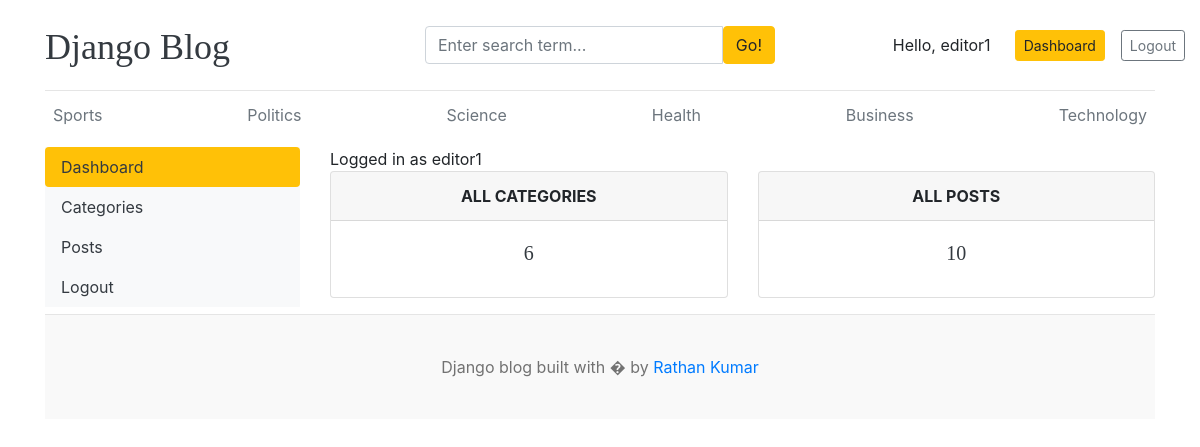
/dashboard/ (signed in), run on the app's committed database.
### blogs/models.py (models this page shows, shortened)
class Category(models.Model):
    category_name = models.CharField(max_length=50, unique=True)
    created_at = models.DateTimeField(auto_now_add=True)
    updated_at = models.DateTimeField(auto_now=True)
    class Meta:
        verbose_name_plural = "categories"

### dashboards/views.py (the view)
# urls.py: path('dashboard/', include('dashboards.urls')),
@login_required(login_url='login')
def dashboard(request):
    category_count = Category.objects.all().count()
    print(category_count)
    blogs_count = Blog.objects.all().count()
    context = {
        'category_count': category_count,
        'blogs_count': blogs_count,
    }
    return render(request, 'dashboard/dashboard.html', context)

### blogs/context_processors.py (called while the page is built)
def get_categories(request):
    categories = Category.objects.all()
    return dict(categories=categories)

def get_social_links(request):
    social_links = SocialLink.objects.all()
    return dict(social_links=social_links)

### templates/dashboard/dashboard.html
{% extends 'base.html' %}
{% block content %}
<div class="row">
    {% include 'dashboard/sidebar.html' %}
    <div class="col-md-9">
        <span>Logged in as {{user}}</span>
        <div class="row">
            <div class="col">
                <div class="card border-default mb-3">
                    <div class="card-header text-center text-uppercase font-weight-bold">All Categories</div>
                    <div class="card-body text-dark">
                        <h5 class="card-title text-center">{{category_count}}</h5>
                    </div>
                </div>
            </div>
            <div class="col">
                <div class="card border-default mb-3">
                    <div class="card-header text-center text-uppercase font-weight-bold">All Posts</div>
                    <div class="card-body text-dark">
                        <h5 class="card-title text-center">{{blogs_count}}</h5>
                    </div>
                </div>
            </div>
        </div>
    </div>
</div>
{% endblock %}

### templates/base.html (shortened to what this page needs)
{% load static %}
<!DOCTYPE html>
<html lang="en">
<head>
    <link href="https://getbootstrap.com/docs/4.0/dist/css/bootstrap.min.css" rel="stylesheet">
    <link href="{% static 'css/blog.css' %}" rel="stylesheet">
    <link rel="stylesheet" href="https://cdnjs.cloudflare.com/ajax/libs/font-awesome/4.7.0/css/font-awesome.min.css">
  </head>
<body>
    <div class="container">
      <header class="blog-header py-3">
        <div class="row flex-nowrap justify-content-between align-items-center">
          <div class="col-4 pt-1">
            <a class="blog-header-logo text-dark" href="/">Django Blog</a>
          </div>
          <div class="col-4 search-col">
            <form action="{% url 'search' %}" method="get">
              <div class="input-group">
                <input class="form-control" name="keyword" value="{{keyword}}" type="text" placeholder="Enter search term..." aria-label="Enter search term..." aria-describedby="button-search" />
                <button type="submit" class="btn btn-warning" id="button-search" type="button">Go!</button>
              </div>
            </form>
          </div>
          <div class="col-4 d-flex justify-content-end align-items-center">
            {% if not user.is_authenticated %}
            <a class="btn btn-sm btn-warning" href="{% url 'login' %}">Login</a> &nbsp;
            <a class="btn btn-sm btn-outline-secondary" href="{% url 'register' %}">Register</a>
            {% else %}
            <span class="mr-2">Hello, {{user}}</span>
            <a class="btn btn-sm btn-warning" href="{% url 'dashboard' %}">Dashboard</a>
            <a class="btn btn-sm btn-outline-secondary" href="{% url 'logout' %}">Logout</a>
            {% endif %}
          </div>
        </div>
      </header>
      <div class="nav-scroller py-1 mb-2">
        <nav class="nav d-flex justify-content-between">
            {% for cat in categories %}
          <a class="p-2 text-muted" href="{% url 'posts_by_category' cat.id  %}">{{cat.category_name}}</a>
          {% endfor %}
        </nav>
      </div>
{% block content %}
{% endblock %}
    <footer class="blog-footer">
        <p>Django blog built with � by <a href="#">Rathan Kumar</a></p>
    </footer>
  </body>
</html>

### blog_main/static/css/blog.css (style rules this page uses)
.blog-header { border-bottom: 1px solid #e5e5e5; }
.blog-header-logo { font-family: "Playfair Display", Georgia, "Times New Roman", serif; font-size: 2.25rem; }
h1, h2, h3, h4, h5, h6 { font-family: "Playfair Display", Georgia, "Times New Roman", serif; }
.search-col { margin-right: 30px; }
.blog-footer { padding: 2.5rem 0; color: #727272; text-align: center; background-color: #f9f9f9; border-top: .05rem solid #e5e5e5; }
.blog-footer p:last-child { margin-bottom: 0; }

### data on the page
Category: category_name "Sports"
Category: category_name "Politics"
Category: category_name "Science"
Category: category_name "Health"
Category: category_name "Business"
Category: category_name "Technology"

### other printed values
{{ user }} "editor1"
{{ category_count }} "6"
{{ blogs_count }} "10"
